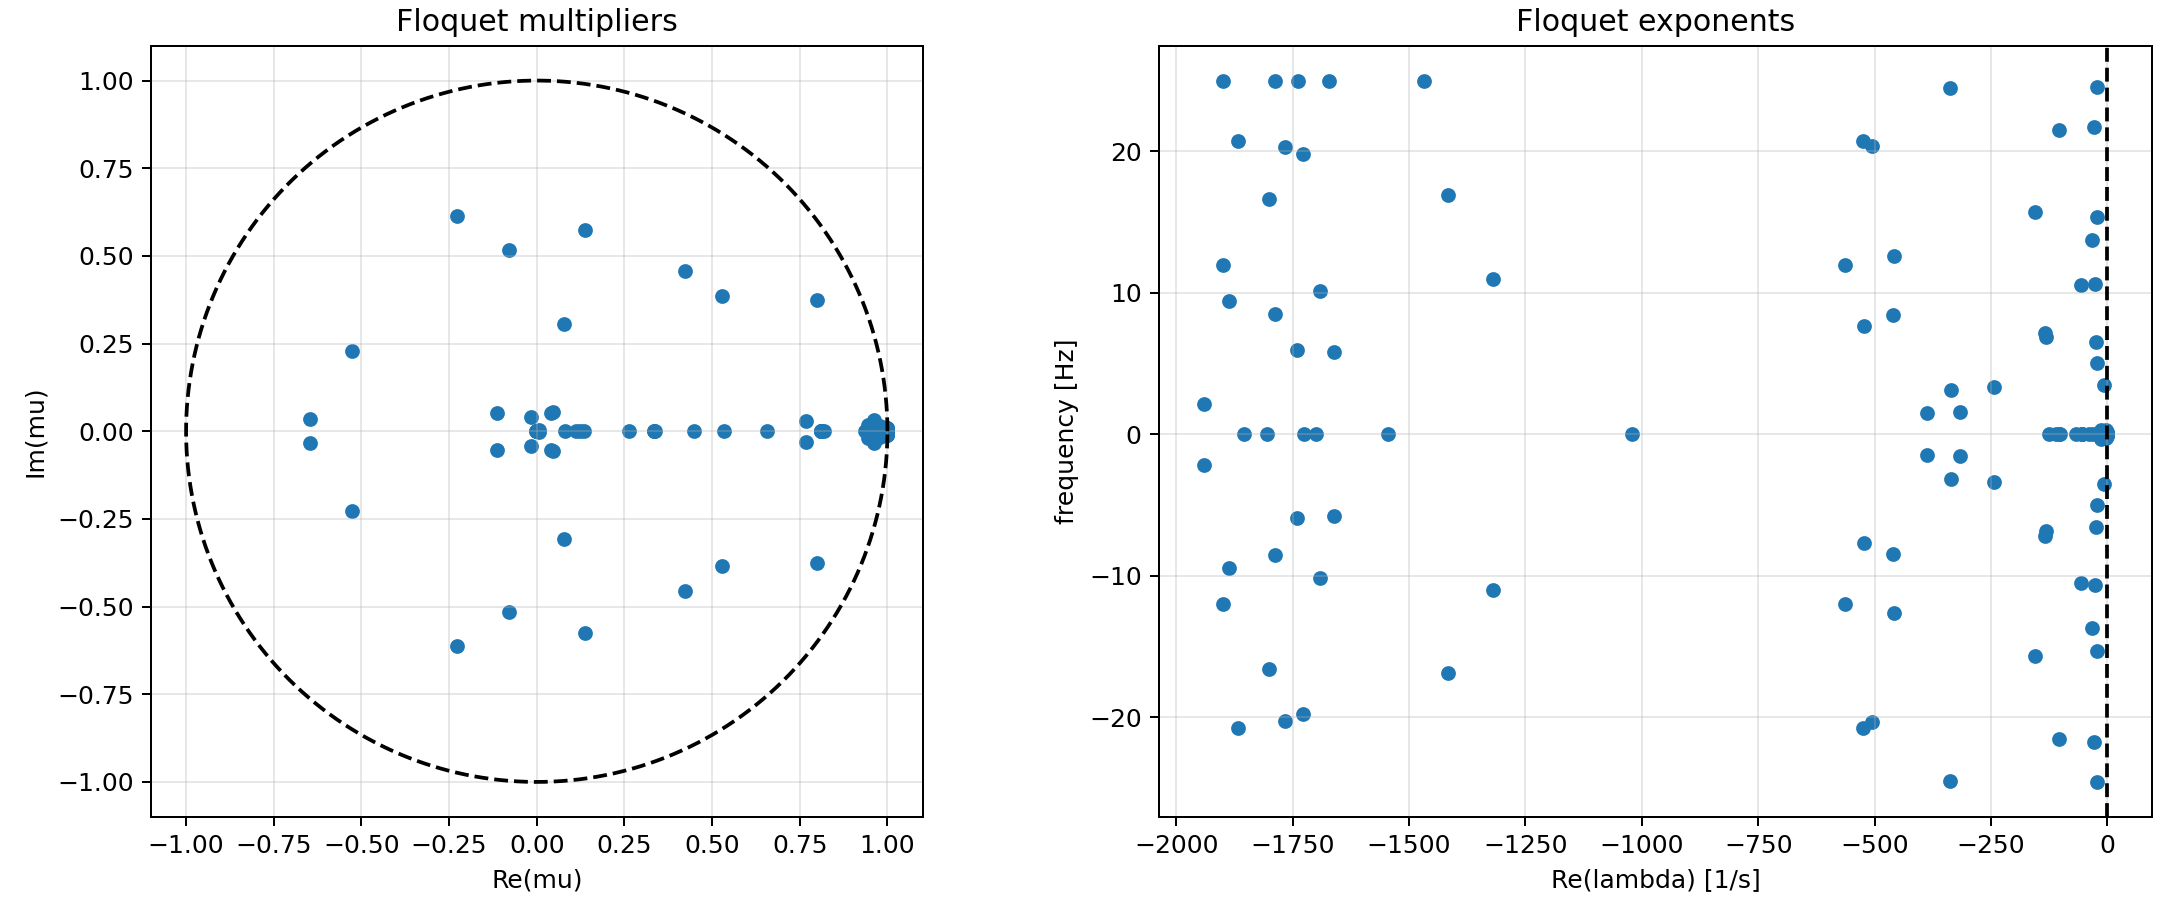

Source code (Python):
#!/usr/bin/env python3
"""Run STAMP GFOR/GFOL Floquet SSA through EmtProblemMultilinear."""

from __future__ import annotations

from pathlib import Path

import matplotlib.pyplot as plt
import numpy as np


HERE = Path(__file__).resolve().parent
from TensyGridEngine.emt.emt_stamp_demo.stamp_common import add_stamp_public_to_path

add_stamp_public_to_path()

from TensyGridEngine.emt.emt_stamp_demo.stamp_multilinear_converters import build_stamp_converter_emt_multilinear
from TensyGridEngine.emt.emt_stamp_demo.stamp_multilinear_generator import build_stamp_generator_emt_multilinear
from veragrid_stamp.emt_case import build_stamp_wscc_emt_grid
from veragrid_stamp.parameters import STAMP_GFOL, STAMP_GFOR, STAMP_SG


def plot_saved_comparison() -> Path | None:
    """Overlay the two saved spectra once both comparison runs exist."""
    ml_path = HERE / "ieee9_stamp_multilinear_modes.npz"
    ref_path = HERE / "ieee9_stamp_nonlinear_reference_modes.npz"
    if not ml_path.exists() or not ref_path.exists():
        return None

    with np.load(ml_path) as data:
        ml_mu = data["multipliers"]
        ml_lam = data["exponents"]
    with np.load(ref_path) as data:
        ref_mu = data["multipliers"]
        ref_lam = data["exponents"]

    figure, axes = plt.subplots(1, 2, figsize=(12, 5), constrained_layout=True)
    angle = np.linspace(0.0, 2.0*np.pi, 500)
    axes[0].plot(np.cos(angle), np.sin(angle), "k--", linewidth=1,
                 label="Unit circle")
    axes[0].scatter(ref_mu.real, ref_mu.imag, s=52, facecolors="none",
                    edgecolors="tab:blue", linewidths=1.5,
                    label="Original controls")
    axes[0].scatter(ml_mu.real, ml_mu.imag, s=34, marker="x",
                    color="tab:orange", linewidths=1.5,
                    label="Multilinear controls")
    axes[0].set_aspect("equal", adjustable="box")
    axes[0].set(xlabel="Re(mu)", ylabel="Im(mu)",
                title="Floquet multipliers (superposed)")

    axes[1].axvline(0.0, color="black", linestyle="--", linewidth=1)
    axes[1].scatter(ref_lam.real, ref_lam.imag/(2*np.pi), s=52,
                    facecolors="none", edgecolors="tab:blue", linewidths=1.5,
                    label="Original controls")
    axes[1].scatter(ml_lam.real, ml_lam.imag/(2*np.pi), s=34, marker="x",
                    color="tab:orange", linewidths=1.5,
                    label="Multilinear controls")
    axes[1].set(xlabel="Re(lambda) [1/s]", ylabel="frequency [Hz]",
                title="Floquet exponents (superposed)")
    for axis in axes:
        axis.grid(True, alpha=0.3)
        axis.legend()

    output = HERE / "ieee9_stamp_original_vs_multilinear_ssa.png"
    figure.savefig(output, dpi=180)
    plt.close(figure)

    nearest_mu = np.min(np.abs(ml_mu[:, None] - ref_mu[None, :]), axis=1)
    nearest_lam = np.min(np.abs(ml_lam[:, None] - ref_lam[None, :]), axis=1)
    print(f"comparison median nearest |delta mu|={np.median(nearest_mu):.3e}, "
          f"median nearest |delta lambda|={np.median(nearest_lam):.3e}")
    return output


def build_grid(multilinear_converters: bool = True):
    from VeraGridEngine.Utils.Symbolic.templates_common_functions import set_emt_model

    grid = build_stamp_wscc_emt_grid()
    devices = {generator.name: generator for generator in grid.generators}
    sg = devices["STAMP SG1"]
    sg_model = build_stamp_generator_emt_multilinear(
        grid.var_factory, STAMP_SG, name="STAMP_SG1_EMT_ML")
    set_emt_model(sg, sg_model.block, grid.var_factory)
    reference_omega = next(variable for variable in sg.emt_model.state_vars
                           if variable.name.endswith(".w_pu"))
    for parameters in (STAMP_GFOR, STAMP_GFOL):
        device = devices[f"STAMP {parameters.mode}{parameters.number}"]
        if multilinear_converters:
            model = build_stamp_converter_emt_multilinear(
                grid.var_factory, parameters,
                name=f"STAMP_{parameters.mode}{parameters.number}_EMT_ML",
                reference_omega=reference_omega)
        else:
            from veragrid_stamp.emt_converters import build_stamp_converter_emt
            model = build_stamp_converter_emt(
                grid.var_factory, parameters,
                name=f"STAMP_{parameters.mode}{parameters.number}_EMT_REF",
                reference_omega=reference_omega)
        set_emt_model(device, model.block, grid.var_factory)
    return grid


def main() -> None:
    import argparse
    from VeraGridEngine.Simulations.EMT.emt_options import EmtOptions
    from VeraGridEngine.Simulations.PowerFlow.power_flow_driver import PowerFlowDriver
    from VeraGridEngine.Simulations.PowerFlow.power_flow_options import PowerFlowOptions
    from VeraGridEngine.Simulations.PowerFlow3ph.power_flow_driver_3ph import PowerFlowDriver3Ph
    from VeraGridEngine.Simulations.SmallSignalStabilityEmt.small_signal_stability_emt_driver import SmallSignalStabilityEmtDriver
    from VeraGridEngine.Simulations.SmallSignalStabilityEmt.small_signal_stability_emt_options import SmallSignalStabilityEmtOptions
    from VeraGridEngine.enumerations import (DynamicIntegrationMethod, EmtInitializationMethod,
                                             EmtProblemTypes, EmtSolverTypes)

    parser = argparse.ArgumentParser(description=__doc__)
    parser.add_argument("--nonlinear-converters", action="store_true")
    parser.add_argument("--settling-time", type=float, default=0.06,
                        help="Time simulated before capturing the final period [s]")
    args = parser.parse_args()
    grid = build_grid(multilinear_converters=not args.nonlinear_converters)
    pf_options = PowerFlowOptions(retry_with_other_methods=True)
    pf = PowerFlowDriver(grid, pf_options); pf.run()
    pf3 = PowerFlowDriver3Ph(grid, pf_options); pf3.run()
    options = EmtOptions(
        time_step=20e-6, simulation_time=0.02, tolerance=1e-8,
        solver_type=EmtSolverTypes.StructuralCompiled,
        integration_method=DynamicIntegrationMethod.DaeTrapezoidal,
        initialization_method=EmtInitializationMethod.Explicit,
        problem_type=EmtProblemTypes.Multilinear,
        verbose=0)
    ssa_options = SmallSignalStabilityEmtOptions(
        k=30, target_period=1.0/grid.fBase,
        ss_assessment_time=args.settling_time, verbose=1)
    driver = SmallSignalStabilityEmtDriver(
        grid=grid, emt_options=options, sss_options=ssa_options,
        pf_results=pf.results, pf_results_3ph=pf3.results)
    problem = driver.problem
    # Request every physical-state multiplier.  This selects the driver's
    # dense monodromy path and avoids judging the model from only the 30
    # largest-magnitude Arnoldi modes.
    ssa_options.k = problem.get_states_number()
    if not args.nonlinear_converters:
        phi, structure = problem.linearize_matrices()
        print(f"exact multilinear matrices: Phi={phi.shape}, S={structure.shape}")
    driver.run()
    results = driver.results
    multipliers = np.asarray(results.multipliers)
    exponents = np.asarray(results.eigenvalues)
    print(f"problem={type(problem).__name__}, max|mu|={np.max(np.abs(multipliers)):.9e}, "
          f"unstable={np.count_nonzero(np.abs(multipliers) > 1.0+1e-6)}")
    trajectory = driver.last_period_trajectory
    derivative_trajectory = driver.last_period_derivative_trajectory
    monodromy = driver.last_monodromy_matrix
    if trajectory is None or derivative_trajectory is None or monodromy is None:
        raise RuntimeError("Full-spectrum diagnostics were not retained by the driver")
    orbit_defect = trajectory[-1] - trajectory[0]
    trajectory_vars = list(problem.get_state_vars()) + list(problem.get_algebraic_vars())
    periodic_angle_indices = [
        index for index, variable in enumerate(trajectory_vars)
        if variable.name.endswith(".theta_grid")
    ]
    wrapped_orbit_defect = orbit_defect.copy()
    wrapped_orbit_defect[periodic_angle_indices] = np.angle(
        np.exp(1j * wrapped_orbit_defect[periodic_angle_indices]))
    orbit_scale = max(1.0, float(np.max(np.abs(trajectory[[0, -1]]))))
    derivative_defect = derivative_trajectory[-1] - derivative_trajectory[0]
    derivative_scale = max(1.0, float(np.max(np.abs(derivative_trajectory[[0, -1]]))))
    eigenpair_defects = monodromy @ results.right_vecs - results.right_vecs * multipliers
    eigenpair_denominator = np.maximum(
        np.linalg.norm(monodromy, ord=2) * np.linalg.norm(results.right_vecs, axis=0),
        np.finfo(float).eps)
    relative_residuals = np.linalg.norm(eigenpair_defects, axis=0) / eigenpair_denominator
    print(f"full spectrum={multipliers.size}/{monodromy.shape[0]} physical modes")
    print(f"periodic-orbit defect (angles modulo 2pi): "
          f"|dy|inf={np.max(np.abs(wrapped_orbit_defect)):.3e}, "
          f"relative={np.max(np.abs(wrapped_orbit_defect))/orbit_scale:.3e}")
    print(f"periodic-derivative defect: |dydot|inf={np.max(np.abs(derivative_defect)):.3e}, "
          f"relative={np.max(np.abs(derivative_defect))/derivative_scale:.3e}")
    print(f"eigenpair relative residuals: max={np.max(relative_residuals):.3e}, "
          f"median={np.median(relative_residuals):.3e}")
    for index in np.argsort(np.abs(multipliers))[::-1][:12]:
        print(f"  mu={multipliers[index]:+.9e}, lambda={exponents[index]:+.9e}")
    dominant = int(np.argmax(np.abs(multipliers)))
    print("dominant participants:")
    for state_index in np.argsort(results.participation_factors[:, dominant])[::-1][:12]:
        print(f"  {results.participation_factors[state_index, dominant]:.4e} "
              f"{results.stat_vars_array[state_index]}")
    result_suffix = "nonlinear_reference" if args.nonlinear_converters else "multilinear"
    np.savez(HERE / f"ieee9_stamp_{result_suffix}_modes.npz",
             multipliers=multipliers, exponents=exponents,
             state_names=np.asarray(results.stat_vars_array, dtype=str),
             participation=np.asarray(results.participation_factors),
             monodromy=monodromy, orbit_defect=orbit_defect,
             wrapped_orbit_defect=wrapped_orbit_defect,
             derivative_orbit_defect=derivative_defect,
             eigenpair_relative_residuals=relative_residuals)

    figure, axes = plt.subplots(1, 2, figsize=(12, 5), constrained_layout=True)
    angle = np.linspace(0.0, 2.0*np.pi, 500)
    axes[0].plot(np.cos(angle), np.sin(angle), "k--")
    axes[0].scatter(multipliers.real, multipliers.imag, s=24)
    axes[0].set_aspect("equal", adjustable="box")
    axes[0].set(xlabel="Re(mu)", ylabel="Im(mu)", title="Floquet multipliers")
    axes[1].axvline(0.0, color="black", linestyle="--")
    axes[1].scatter(exponents.real, exponents.imag/(2*np.pi), s=24)
    axes[1].set(xlabel="Re(lambda) [1/s]", ylabel="frequency [Hz]",
                title="Floquet exponents")
    for axis in axes:
        axis.grid(True, alpha=0.3)
    output = HERE / f"ieee9_stamp_{result_suffix}_ssa.png"
    figure.savefig(output, dpi=180); plt.close(figure)
    print(f"plot={output}")
    comparison_output = plot_saved_comparison()
    if comparison_output is not None:
        print(f"comparison_plot={comparison_output}")


if __name__ == "__main__":
    main()
